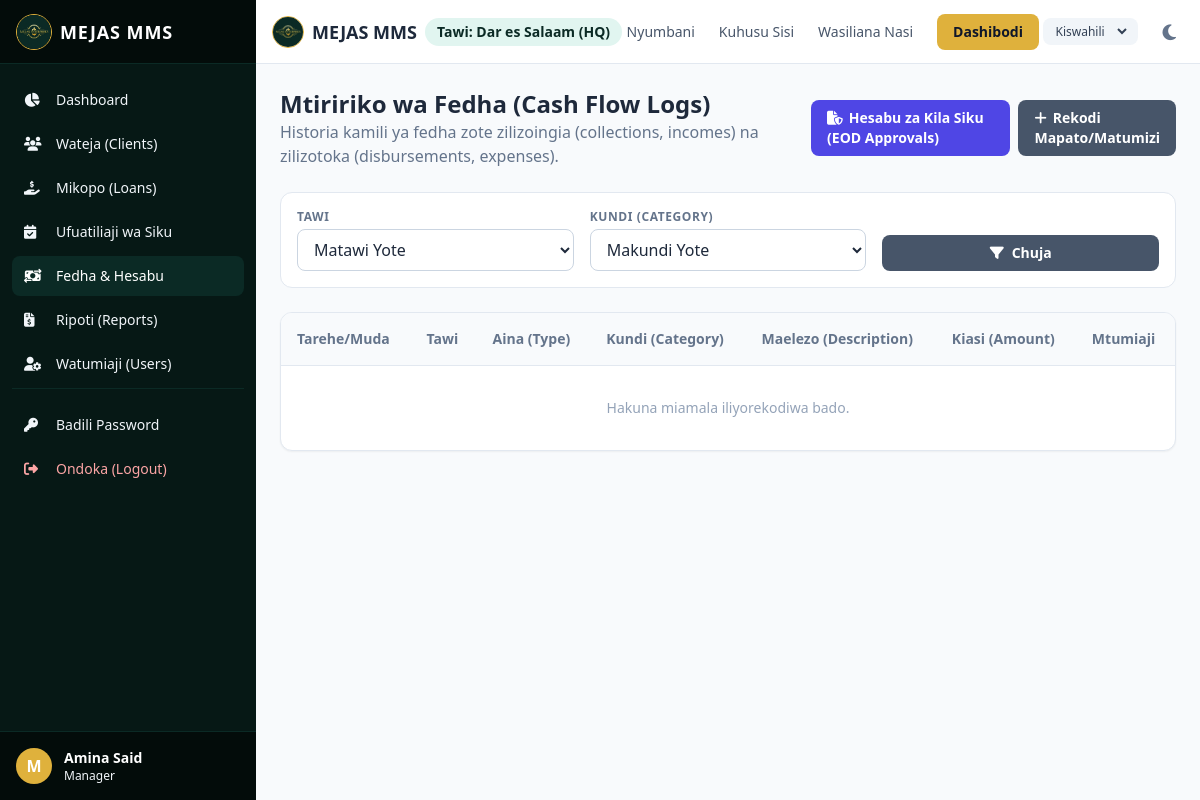
/sw/cash-flow/ (signed in), run on an earlier commit of the app's database.
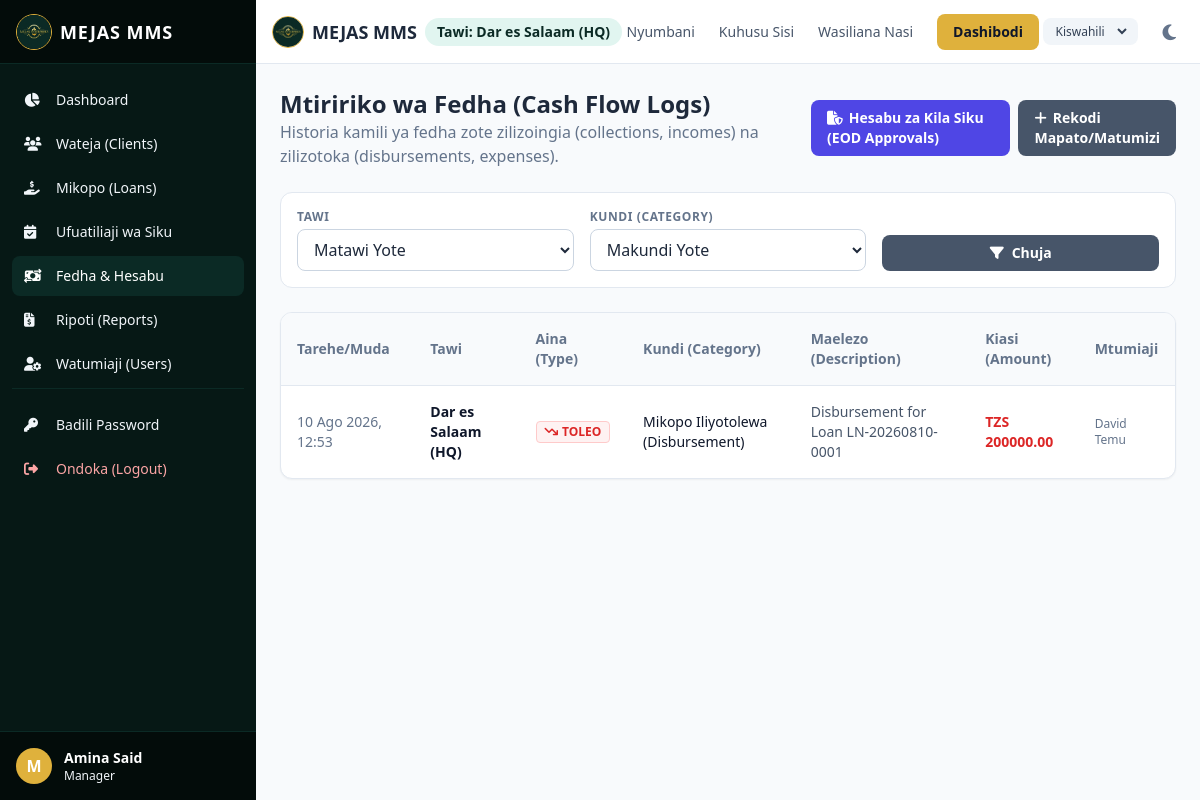
And on a later commit of the database.
### mms_app/models.py (models this page shows, shortened)
class CashFlow(models.Model):
    class FlowType(models.TextChoices):
        IN = "IN", _("Ingizo (Cash In / Collection)")
        OUT = "OUT", _("Toleo (Cash Out / Disbursement / Expense)")
    class Category(models.TextChoices):
        DISBURSEMENT = "DISBURSEMENT", _("Mikopo Iliyotolewa (Disbursement)")
        COLLECTION = "COLLECTION", _("Marejesho ya Mikopo (Collection)")
        OFFICE_INCOME = "OFFICE_INCOME", _("Mapato ya Ofisi (Office Income)")
        OFFICE_EXPENSE = "OFFICE_EXPENSE", _("Matumizi ya Ofisi (Office Expense)")
    branch = models.ForeignKey(
        Branch,
        on_delete=models.CASCADE,
        related_name="cash_flows",
        verbose_name=_("Branch"),
    )
    flow_type = models.CharField(_("Flow Type"), max_length=10, choices=FlowType.choices)
    category = models.CharField(_("Category"), max_length=30, choices=Category.choices)
    amount = models.DecimalField(_("Amount"), max_digits=12, decimal_places=2)
    date = models.DateTimeField(_("Date"), default=timezone.now)
    description = models.TextField(_("Description / Maelezo"), blank=True, null=True)
    recorded_by = models.ForeignKey(
        User,
        on_delete=models.SET_NULL,
        null=True,
        blank=True,
        related_name="recorded_cash_flows",
        verbose_name=_("Recorded By"),
    )
    class Meta:
        verbose_name = _("Cash Flow")
        verbose_name_plural = _("Cash Flows")

class Branch(models.Model):
    name = models.CharField(_("Branch Name"), max_length=100)
    location = models.CharField(_("Location"), max_length=150, blank=True, null=True)
    created_at = models.DateTimeField(auto_now_add=True)
    class Meta:
        verbose_name = _("Branch")
        verbose_name_plural = _("Branches")

class User(AbstractUser):
    class Role(models.TextChoices):
        CEO = "CEO", _("CEO / Admin")
        ADMIN = "ADMIN", _("Administrator")
        MANAGER = "MANAGER", _("Manager")
        CASHIER = "CASHIER", _("Cashier (Mhazini)")
        OFFICER = "OFFICER", _("Loan Officer")
        CLIENT = "CLIENT", _("Mteja (Client)")
    role = models.CharField(
        _("User Role"),
        max_length=20,
        choices=Role.choices,
        default=Role.CLIENT,
    )
    branch = models.ForeignKey(
        Branch,
        on_delete=models.SET_NULL,
        null=True,
        blank=True,
        related_name="users",
        verbose_name=_("Branch"),
    )
    phone = models.CharField(_("Phone Number"), max_length=20, blank=True, null=True)
    nida = models.CharField(_("NIDA ID Number"), max_length=20, blank=True, null=True)
    photo = models.ImageField(_("Photo"), upload_to="user_photos/", blank=True, null=True)
    class Meta:
        verbose_name = _("User")
        verbose_name_plural = _("Users")

### mms_app/views.py (the view)
# urls.py: path("cash-flow/", views.cash_flow_list_view, name="cash_flow_list"),
@login_required
def cash_flow_list_view(request):
    if request.user.role not in [User.Role.CEO, User.Role.ADMIN, User.Role.MANAGER, User.Role.CASHIER]:
        raise Http404(_("Ruhusa imekataliwa."))
    flows = CashFlow.objects.all().order_by("-date")
    if request.user.role == User.Role.CASHIER:
        if request.user.branch:
            flows = flows.filter(branch=request.user.branch)
    branch_id = request.GET.get("branch", "")
    if branch_id and request.user.role in [User.Role.CEO, User.Role.ADMIN, User.Role.MANAGER]:
        flows = flows.filter(branch_id=branch_id)
    category_filter = request.GET.get("category", "")
    if category_filter:
        flows = flows.filter(category=category_filter)
    branches = Branch.objects.all()
    return render(request, "cash_flow/flow_list.html", {
        "flows": flows,
        "branches": branches,
        "branch_id": branch_id,
        "category_filter": category_filter
    })

### templates/cash_flow/flow_list.html (shortened to what the changed rows need)
{% extends 'base.html' %}
{% load i18n l10n %}
{% block content %}
<div class="space-y-6">
    <div class="flex flex-col md:flex-row md:items-center md:justify-between gap-4">
        <div>
            <h2 class="text-2xl font-bold text-slate-800 dark:text-white">{% translate "Mtiririko wa Fedha (Cash Flow Logs)" %}</h2>
        </div>
    </div>
    <div class="bg-white dark:bg-slate-800 rounded-xl shadow-sm border border-slate-200 dark:border-slate-700 overflow-hidden">
        <div class="overflow-x-auto">
            <table class="w-full text-left text-sm border-collapse">
                <thead>
                    <tr class="bg-slate-50 dark:bg-slate-900 border-b border-slate-200 dark:border-slate-700 text-slate-500 font-bold">
                        <th class="p-4">{% translate "Tarehe/Muda" %}</th>
                        <th class="p-4">{% translate "Tawi" %}</th>
                        <th class="p-4">{% translate "Aina (Type)" %}</th>
                        <th class="p-4">{% translate "Kundi (Category)" %}</th>
                        <th class="p-4">{% translate "Maelezo (Description)" %}</th>
                        <th class="p-4">{% translate "Kiasi (Amount)" %}</th>
                        <th class="p-4">{% translate "Mtumiaji" %}</th>
                    </tr>
                </thead>
                <tbody class="divide-y divide-slate-100 dark:divide-slate-800">
                    {% for f in flows %}
                    <tr class="hover:bg-slate-50 dark:hover:bg-slate-850">
                        <td class="p-4 text-slate-500">{{ f.date|date:"d M Y, H:i" }}</td>
                        <td class="p-4 font-semibold">{{ f.branch.name }}</td>
                        <td class="p-4">
                            {% if f.flow_type == 'IN' %}
                            <span class="inline-flex items-center gap-1 text-green-600 font-bold text-xs bg-green-50 dark:bg-green-950/20 px-2 py-0.5 rounded border border-green-200 dark:border-green-900">
                                <i class="fa-solid fa-arrow-trend-up"></i>{% translate "INGIZO" %}
                            </span>
                            {% else %}
                            <span class="inline-flex items-center gap-1 text-red-600 font-bold text-xs bg-red-50 dark:bg-red-950/20 px-2 py-0.5 rounded border border-red-200 dark:border-red-900">
                                <i class="fa-solid fa-arrow-trend-down"></i>{% translate "TOLEO" %}
                            </span>
                            {% endif %}
                        </td>
                        <td class="p-4 font-medium">{{ f.get_category_display }}</td>
                        <td class="p-4 text-slate-600 dark:text-slate-300">{{ f.description|default:"-" }}</td>
                        <td class="p-4 font-bold {% if f.flow_type == 'IN' %}text-green-600{% else %}text-red-600{% endif %}">
                            TZS {{ f.amount|localize }}
                        </td>
                        <td class="p-4 text-xs text-slate-500">{{ f.recorded_by.get_full_name|default:f.recorded_by.username }}</td>
                    </tr>
                    {% empty %}
                    <tr>
                        <td colspan="7" class="p-8 text-center text-slate-400">{% translate "Hakuna miamala iliyorekodiwa bado." %}</td>
                    </tr>
                    {% endfor %}
                </tbody>
            </table>
        </div>
    </div>
</div>
{% endblock %}

What changed in the data, as far as the page shows it:
added CashFlow: date "10 Ago 2026, 12:53", branch.name "Dar es Salaam (HQ)", category "Mikopo Iliyotolewa (Disbursement)", description "Disbursement for Loan LN-20260810-0001", amount "200000.00", recorded_by.get_full_name "David Temu"
Also different on the page:
text no longer shown: "Hakuna miamala iliyorekodiwa bado."
